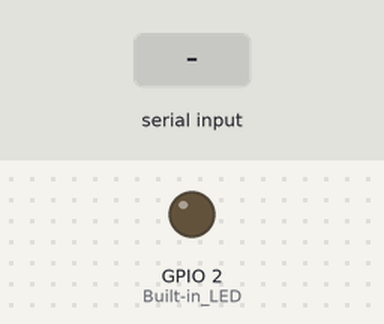
Simulated run of this sketch. Board: ESP32. Parts: output pins drawn as LEDs (lit = HIGH). Inputs (shaded band) come from the test bench. WiFi joins after 1.5 s; servers stay silent unless stated; what the sketch prints to the serial monitor is not drawn.

Above: at 2.7 s.
2.8 s: "90,45\n" received over Serial
Timing chart, 0 to 5.8 s (numbered marks = the images above; inputs shaded):
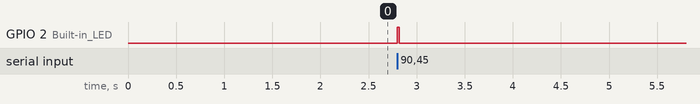

The sketch:

arduino-labview-thinkspeak.ino
```cpp
#include <WiFi.h>
#include <HTTPClient.h>

// 1. Replace with your Wi-Fi details
const char* ssid = "TEST";
const char* password = "123456789";

// 2. Replace with your ThingSpeak Write API Key
String apiKey = "1234567890";
const char* server = "http://api.thingspeak.com/update";

// Variables to store the latest values from LabVIEW
float latestVoltage = 0.0;
float latestCurrent = 0.0;
float latestPower = 0.0;

// Timer for ThingSpeak (Upload every 20 seconds)
unsigned long lastUploadTime = 0;
const unsigned long uploadInterval = 20000;

void setup() {
  Serial.begin(115200);
  pinMode(2, OUTPUT); // Built-in LED

  // Connect to Wi-Fi
  Serial.print("Connecting to WiFi");
  WiFi.begin(ssid, password);

  while (WiFi.status() != WL_CONNECTED) {
    delay(500);
    Serial.print(".");
  }

  Serial.println("\nWiFi Connected!");
}

void loop() {

  // 1. Read data from LabVIEW via Serial
  if (Serial.available()) {
    String incomingData = Serial.readStringUntil('\n');
    incomingData.trim();

    int commaIndex = incomingData.indexOf(',');

    if (commaIndex > 0) {
      // Parse Voltage & Current
      latestVoltage = incomingData.substring(0, commaIndex).toFloat();
      latestCurrent = incomingData.substring(commaIndex + 1).toFloat();
      latestPower = latestVoltage * latestCurrent;

      // Print values (for debugging & viva)
      Serial.print("Voltage: ");
      Serial.println(latestVoltage);

      Serial.print("Current: ");
      Serial.println(latestCurrent);

      Serial.print("Power: ");
      Serial.println(latestPower);

      // LED blink (data received)
      digitalWrite(2, HIGH);
      delay(20);
      digitalWrite(2, LOW);
    }
  }

  // 2. Upload to ThingSpeak every 20 seconds
  if (millis() - lastUploadTime > uploadInterval) {

    if (WiFi.status() == WL_CONNECTED) {
      HTTPClient http;

      String url = String(server) + "?api_key=" + apiKey +
                   "&field1=" + String(latestVoltage) +
                   "&field2=" + String(latestCurrent) +
                   "&field3=" + String(latestPower);

      http.begin(url);
      int httpCode = http.GET();

      // Check response
      if (httpCode > 0) {
        Serial.println("Data sent to ThingSpeak successfully!");
      } else {
        Serial.println("Error sending data to ThingSpeak");
      }

      http.end();
    } else {
      Serial.println("WiFi Disconnected!");
    }

    lastUploadTime = millis();
  }
}
```

Measured:
- after the input at 2.8 s, GPIO 2 (Built-in_LED): LOW → HIGH at once, → LOW 0.02 s later
